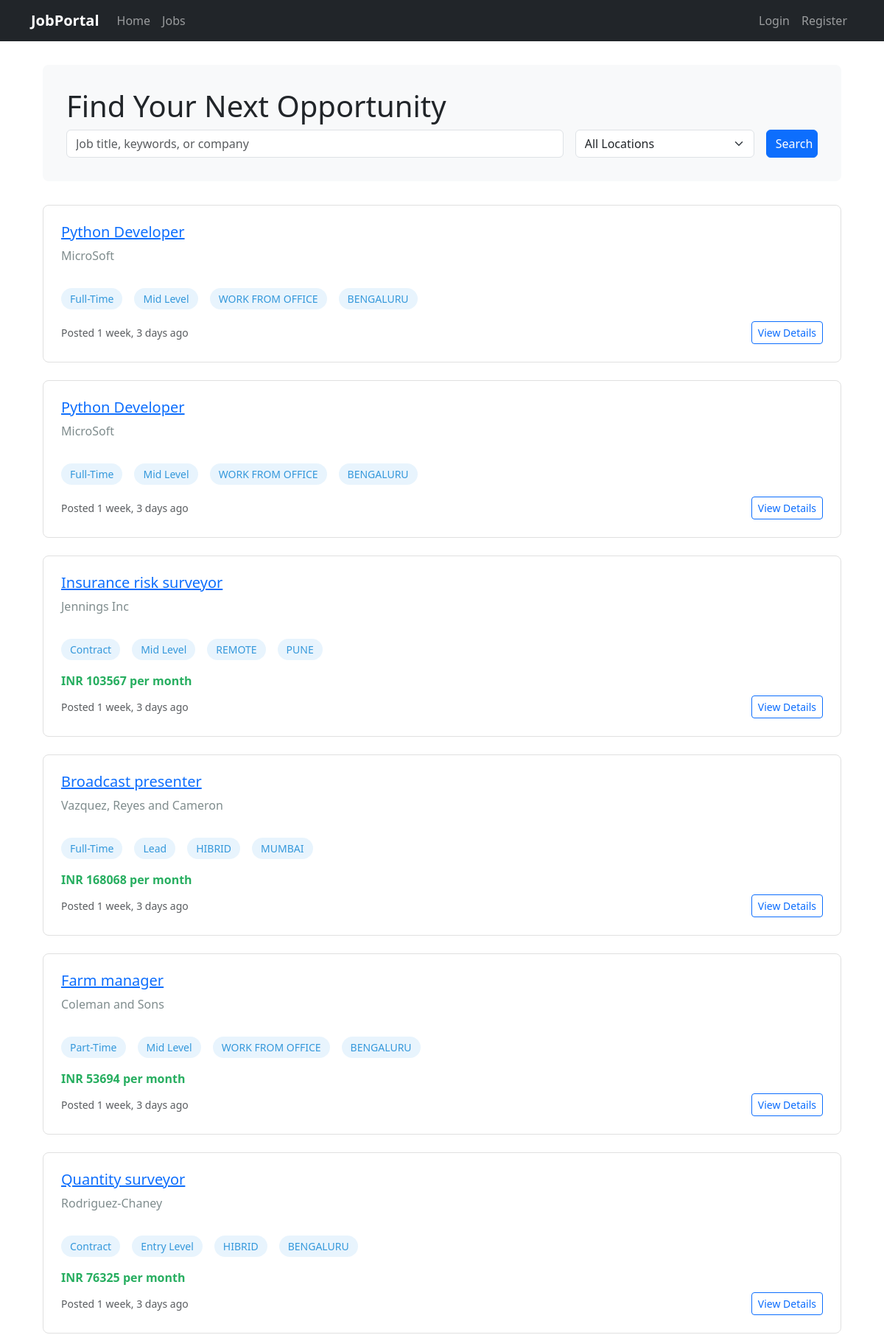
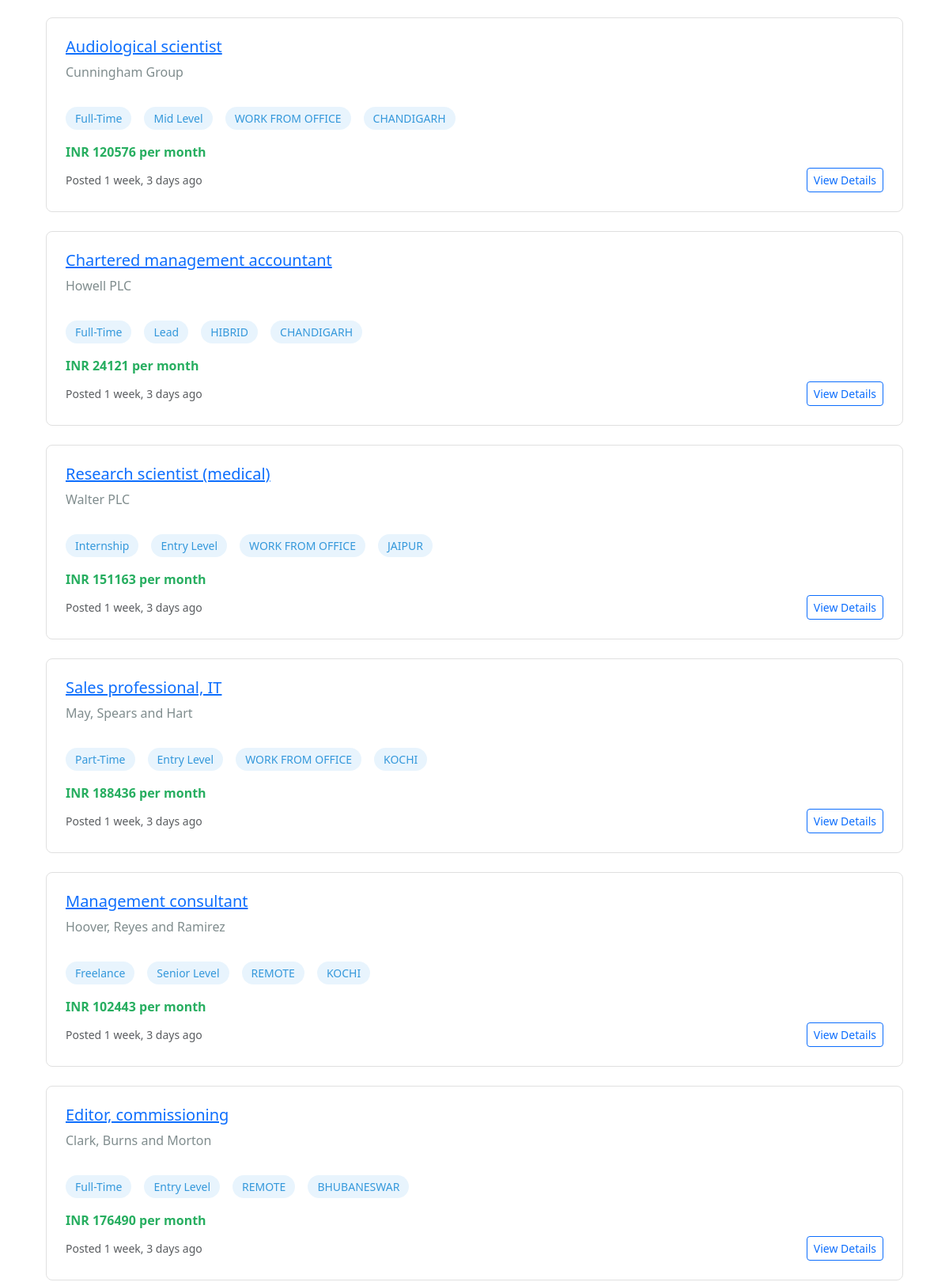
Screenshot of /jobs/ (upper part) with the database file from the repository (2 pictures, top to bottom).
### jobs/models.py (models this page shows, shortened)
class Job(models.Model):
    class ExperienceLevel(models.TextChoices):
        ENTRY = 'ENTRY', _('Entry Level')
        MID = 'MID', _('Mid Level')
        SENIOR = 'SENIOR', _('Senior Level')
        LEAD = 'LEAD', _('Lead')
        EXECUTIVE = 'EXEC', _('Executive')
    class Mode(models.TextChoices):
        REMOTE = 'REMOTE', _('Remote')
        HIBRID = 'HIBRID', _('Hibrid')
        WORK_FROM_OFFICE = 'WORK FROM OFFICE', _('Work From Office')
    company_name=models.CharField(max_length=150,default='MicroSoft')
    poster = models.ForeignKey(User, on_delete=models.CASCADE, related_name='posted_jobs')
    title = models.CharField(max_length=200)
    slug=AutoSlugField(populate_from="title",unique=True)
    description = models.TextField()
    requirements = models.TextField()
    location = models.CharField(max_length=100,choices=Location.choices,default=Location.BENGALURU)
    salary = models.DecimalField(max_digits=10, decimal_places=2, null=True, blank=True)
    salary_currency = models.CharField(max_length=3, default='INR')
    category = models.CharField(max_length=100,choices=JobCategory.choices,default=JobCategory.SOFTWARE_ENGINEERING)
    job_type = models.CharField(max_length=100,choices=JobType.choices,default=JobType.FULL_TIME)
    experience_level = models.CharField(
        max_length=30,
        choices=ExperienceLevel.choices,
        default=ExperienceLevel.MID
    )
    mode=models.CharField(max_length=100,choices=Mode.choices,default=Mode.WORK_FROM_OFFICE)
    application_deadline = models.DateField(null=True, blank=True)
    is_active = models.BooleanField(default=True)
    created_at = models.DateTimeField(auto_now_add=True)
    updated_at = models.DateTimeField(auto_now=True)
    class Meta:
        ordering = ['-created_at']
        indexes = [
            models.Index(fields=['-created_at']),
            models.Index(fields=['is_active']),
        ]

### jobs/views.py (the view)
# urls.py: path('',ListJobsView.as_view(),name='list'),
class ListJobsView(generic.ListView):
    model=Job
    template_name='job/job_list.html'

### templates/job/job_list.html (shortened to what this page needs)
{% extends 'base.html' %}
{% load static %}
{% block content %}
<div class="job-list-container">
    <div class="job-search-header">
        <h1>Find Your Next Opportunity</h1>
        <form method="get" class="row g-3">
            <div class="col-md-8">
                <input type="text" name="q" class="form-control" placeholder="Job title, keywords, or company" value="{{ request.GET.q }}">
            </div>
            <div class="col-md-3">
                <select name="location" class="form-select">
                    <option value="">All Locations</option>
                </select>
            </div>
            <div class="col-md-1">
                <button type="submit" class="btn btn-primary w-100">Search</button>
            </div>
        </form>
    </div>
    {% if job_list %}
        <div class="job-listings">
            {% for job in job_list %}
                <div class="job-card">
                    <div class="d-flex justify-content-between align-items-start">
                        <div>
                            <h2 class="job-title">
                                <a href="/jobs/{{job.slug}}/">{{ job.title }}</a>
                            </h2>
                            <p class="company-name">{{ job.company_name }}</p>
                        </div>
                    </div>
                    <div class="job-meta">
                        <span class="job-tag">{{ job.get_job_type_display }}</span>
                        <span class="job-tag">{{ job.get_experience_level_display }}</span>
                        {% if job.mode %}
                            <span class="job-tag">{{job.mode}}</span>
                        {% endif %}
                        {% if job.location %}
                            <span class="job-tag"> {{ job.location }}</span>
                        {% endif %}
                    </div>
                    {% if job.salary %}
                        <div class="job-salary">
                            {{ job.salary_currency }} {{ job.salary|floatformat:"0" }} per month
                        </div>
                    {% endif %}
                    <div class="d-flex justify-content-between align-items-center mt-2">
                        <small class="text-muted">Posted {{ job.created_at|timesince }} ago</small>
                        <a href="/jobs/{{job.slug}}" class="btn btn-sm btn-outline-primary">View Details</a>
                    </div>
                </div>
            {% endfor %}
        </div>
    {% endif %}
</div>
{% endblock %}

### templates/base.html (style rules this page uses)
body { padding-top: 56px; }

### templates/job/job_list.html (style rules this page uses)
.job-list-container { max-width: 1200px; margin: 2rem auto; padding: 0 1rem; }
.job-search-header { background-color: #f8f9fa; padding: 2rem; border-radius: 8px; margin-bottom: 2rem; }
.job-card { border: 1px solid #e0e0e0; border-radius: 8px; padding: 1.5rem; margin-bottom: 1.5rem; transition: all 0.3s ease; }
.job-title { color: #2c3e50; font-size: 1.25rem; margin-bottom: 0.5rem; }
.company-name { color: #7f8c8d; font-weight: 500; }
.job-meta { display: flex; gap: 1rem; margin: 1rem 0; flex-wrap: wrap; }
.job-tag { background-color: #e8f4fd; color: #3498db; padding: 0.25rem 0.75rem; border-radius: 50px; font-size: 0.875rem; }
.job-salary { font-weight: 600; color: #27ae60; }

### rows the page displays
Job: title "Python Developer", company_name "MicroSoft", job_type "Full-Time", experience_level "Mid Level", mode "WORK FROM OFFICE", location "BENGALURU", created_at "1 week, 3 days"
Job: title "Python Developer", company_name "MicroSoft", job_type "Full-Time", experience_level "Mid Level", mode "WORK FROM OFFICE", location "BENGALURU", created_at "1 week, 3 days"
Job: title "Insurance risk surveyor", company_name "Jennings Inc", job_type "Contract", experience_level "Mid Level", mode "REMOTE", location "PUNE", salary_currency "INR", salary "103567", created_at "1 week, 3 days"
Job: title "Broadcast presenter", company_name "Vazquez, Reyes and Cameron", job_type "Full-Time", experience_level "Lead", mode "HIBRID", location "MUMBAI", salary_currency "INR", salary "168068", created_at "1 week, 3 days"
Job: title "Farm manager", company_name "Coleman and Sons", job_type "Part-Time", experience_level "Mid Level", mode "WORK FROM OFFICE", location "BENGALURU", salary_currency "INR", salary "53694", created_at "1 week, 3 days"
Job: title "Quantity surveyor", company_name "Rodriguez-Chaney", job_type "Contract", experience_level "Entry Level", mode "HIBRID", location "BENGALURU", salary_currency "INR", salary "76325", created_at "1 week, 3 days"
Job: title "Audiological scientist", company_name "Cunningham Group", job_type "Full-Time", experience_level "Mid Level", mode "WORK FROM OFFICE", location "CHANDIGARH", salary_currency "INR", salary "120576", created_at "1 week, 3 days"
Job: title "Chartered management accountant", company_name "Howell PLC", job_type "Full-Time", experience_level "Lead", mode "HIBRID", location "CHANDIGARH", salary_currency "INR", salary "24121", created_at "1 week, 3 days"
Job: title "Research scientist (medical)", company_name "Walter PLC", job_type "Internship", experience_level "Entry Level", mode "WORK FROM OFFICE", location "JAIPUR", salary_currency "INR", salary "151163", created_at "1 week, 3 days"
Job: title "Sales professional, IT", company_name "May, Spears and Hart", job_type "Part-Time", experience_level "Entry Level", mode "WORK FROM OFFICE", location "KOCHI", salary_currency "INR", salary "188436", created_at "1 week, 3 days"
Job: title "Management consultant", company_name "Hoover, Reyes and Ramirez", job_type "Freelance", experience_level "Senior Level", mode "REMOTE", location "KOCHI", salary_currency "INR", salary "102443", created_at "1 week, 3 days"
Job: title "Editor, commissioning", company_name "Clark, Burns and Morton", job_type "Full-Time", experience_level "Entry Level", mode "REMOTE", location "BHUBANESWAR", salary_currency "INR", salary "176490", created_at "1 week, 3 days"
